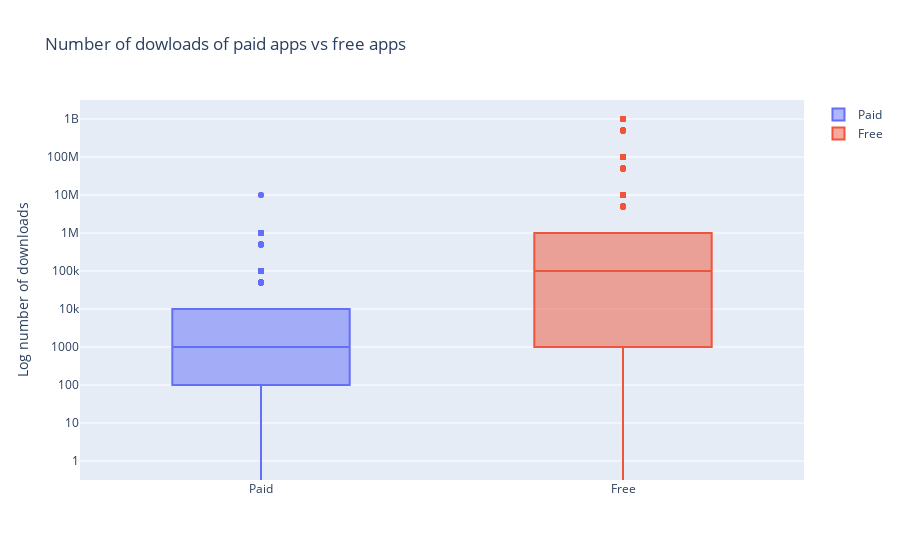

The notebook cell this image was saved under:
### Markdown cell above
### 9. Popularity of paid apps vs free apps

### Code cell
trace0 = go.Box(y = apps[apps['Type'] == 'Paid']['Installs'], name = 'Paid')  #data for paid apps

trace1 = go.Box(y = apps[apps['Type'] == 'Free']['Installs'], name = 'Free')  #data for free apps

layout = go.Layout(title = "Number of dowloads of paid apps vs free apps",
                   yaxis = dict(title = "Log number of downloads", type='log', autorange = True))

data = [trace0, trace1]
plotly.offline.iplot({'data':data, 'layout':layout})

### Figure 1 — Plotly figure (JSON) as saved in the notebook; plotly's stock layout.template omitted (floating-point values rounded to 4 significant figures; data arrays with more than 128 entries replaced by an {"elided": "..."} marker saying what was removed)
{"data": [{"name": "Paid", "type": "box", "y": {"elided": "756 int values"}}, {"name": "Free", "type": "box", "y": {"elided": "8903 int values"}}], "layout": {"autosize": true, "title": {"text": "Number of dowloads of paid apps vs free apps"}, "xaxis": {"autorange": true, "range": [-0.5, 1.5], "type": "category"}, "yaxis": {"autorange": true, "range": [-0.5, 9.5], "title": {"text": "Log number of downloads"}, "type": "log"}}}
